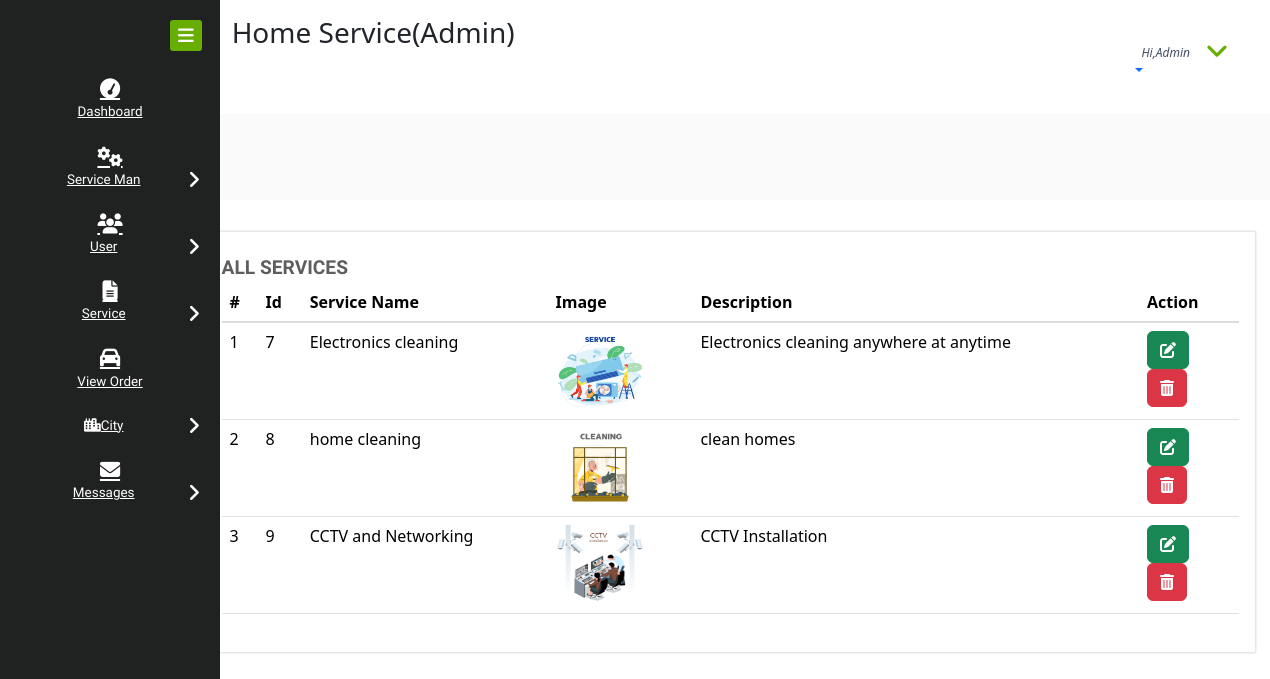
The app's page /view_service with its own data.
### home_service/models.py (models this page shows, shortened)
class Service_Category(models.Model):
    category = models.CharField(max_length=30, null=True)
    desc = models.CharField(max_length=100, null=True)
    image = models.FileField(null=True)
    total=models.CharField(max_length=100, null=True)

### home_service/views.py (the view)
# urls.py: path('view_service',View_Service,name="view_service"),
def View_Service(request):
    ser = Service_Category.objects.all()
    d = {'ser':ser}
    return render(request,'view_service.html',d)

### home_service/templates/view_service.html
{% extends 'admin_navigation.html' %}
{% load static %}
{% block body %}
<div class="chit-chat-layer1">
	<div class="col-md-12 chit-chat-layer1-left">
               <div class="work-progres">
                            <div class="chit-chat-heading">
                                  All Services
                            </div>
                            <div class="table-responsive">
                                <table class="table table-hover">
                                  <thead>
                                    <tr>
                                      <th>#</th>
                                      <th>Id</th>
                                      <th>Service Name</th>
                                      <th>Image</th>
                                      <th>Description</th>
                                      <th>Action</th>
                                  </tr>
                              </thead>
                              <tbody>
                              {% for i in ser %}
                                <tr>
                                  <td>{{forloop.counter}}</td>
                                  <td>{{i.id}}</td>
                                  <td>{{i.category}}</td>
                                  <td><img src="{{i.image.url}}" style="width:90px;height:80px" /></td>
                                  <td>{{i.desc}}</td>
                                  <td style="width:100px"><a href="{% url 'edit_service' i.id %}" ><button class="btn btn-success"><i class="fa fa-edit"></i></button></a>
                                  <a href="{% url 'delete_service' i.id %}" ><button class="btn btn-danger" onclick="return confirm('Are you sure?')"><i class="fa fa-trash-o"></i></button></a></td>
                              </tr>
                              {% endfor %}
                          </tbody>
                      </table>
                  </div>
             </div>
      </div>
</div>
    {% endblock %}

### records on screen
Service_Category: id "7", category "Electronics cleaning", image (picture), desc "Electronics cleaning anywhere at anytime"
Service_Category: id "8", category "home cleaning", image (picture), desc "clean homes"
Service_Category: id "9", category "CCTV and Networking", image (picture), desc "CCTV Installation"
